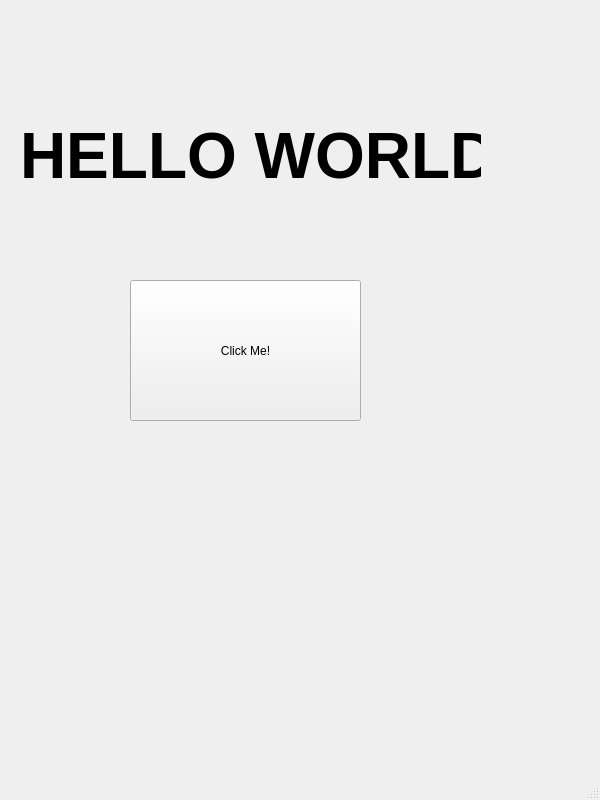
<?xml version="1.0" encoding="UTF-8"?>
<ui version="4.0">
 <class>MainWindow</class>
 <widget class="QMainWindow" name="MainWindow">
  <property name="geometry">
   <rect>
    <x>0</x>
    <y>0</y>
    <width>600</width>
    <height>800</height>
   </rect>
  </property>
  <property name="windowTitle">
   <string>MainWindow</string>
  </property>
  <widget class="QWidget" name="centralwidget">
   <widget class="QPushButton" name="click__me_button">
    <property name="geometry">
     <rect>
      <x>130</x>
      <y>280</y>
      <width>231</width>
      <height>141</height>
     </rect>
    </property>
    <property name="text">
     <string>Click Me!</string>
    </property>
   </widget>
   <widget class="QLabel" name="hello_world_label">
    <property name="geometry">
     <rect>
      <x>20</x>
      <y>80</y>
      <width>461</width>
      <height>151</height>
     </rect>
    </property>
    <property name="font">
     <font>
      <pointsize>48</pointsize>
      <weight>75</weight>
      <bold>true</bold>
     </font>
    </property>
    <property name="text">
     <string>HELLO WORLD</string>
    </property>
   </widget>
  </widget>
  <widget class="QMenuBar" name="menubar">
   <property name="geometry">
    <rect>
     <x>0</x>
     <y>0</y>
     <width>600</width>
     <height>22</height>
    </rect>
   </property>
  </widget>
  <widget class="QStatusBar" name="statusbar"/>
 </widget>
 <resources/>
 <connections/>
</ui>
